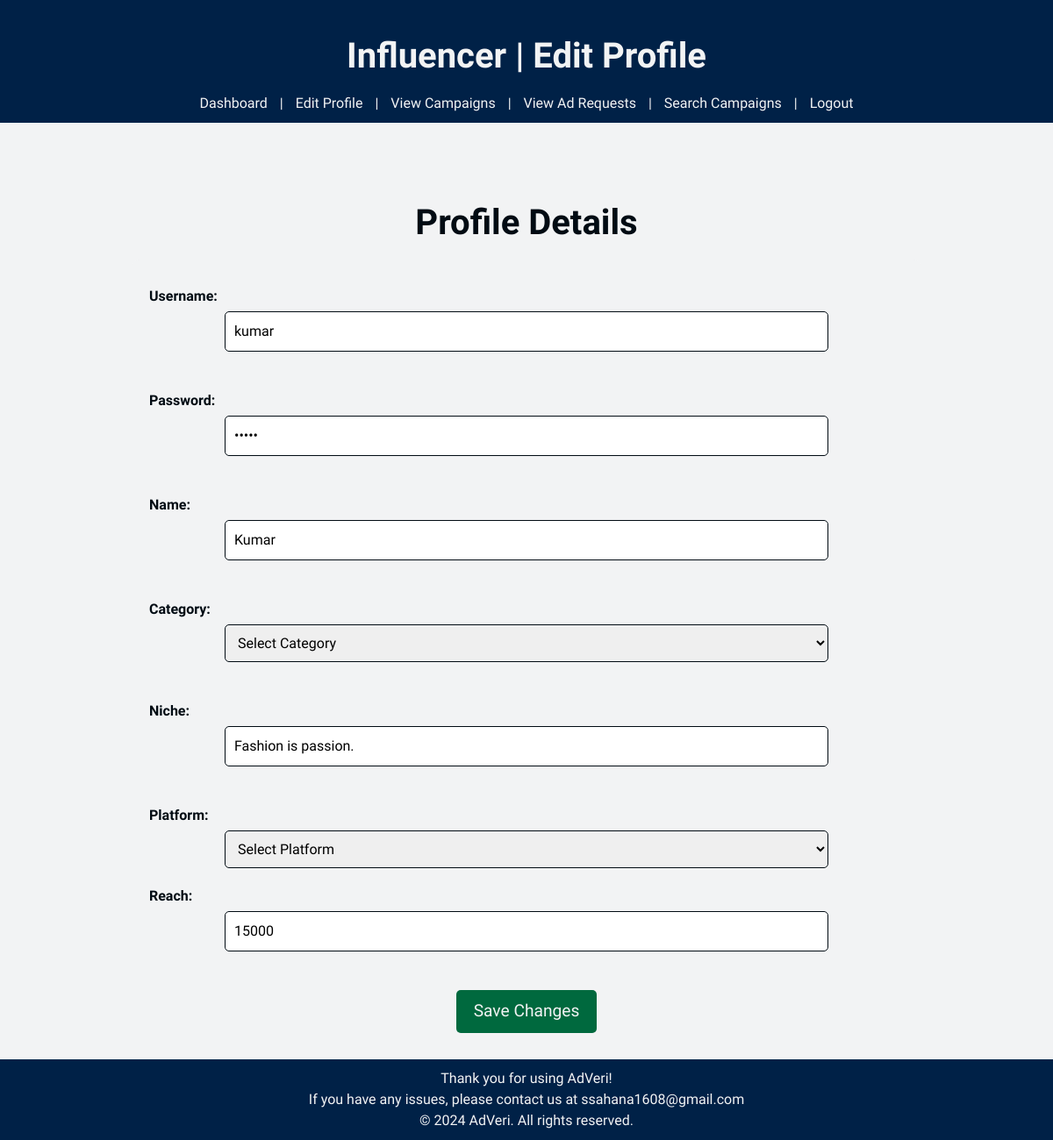
The app's page /influencer/edit_profile (signed in) with its own data.
### models.py (models this page shows)
class Users(db.Model):
    __tablename__ = 'users'
    id = db.Column(db.Integer, primary_key=True, autoincrement=True)
    username = db.Column(db.String(16), unique=True, nullable=False)
    password = db.Column(db.String(16), nullable=False)
    role = db.Column(db.String, nullable=False)
    sponsor = db.relationship('Sponsor', backref='user', lazy=True, cascade="all, delete-orphan")
    influencer = db.relationship('Influencer', backref='user', lazy=True, cascade="all, delete-orphan")
    flagged = db.relationship('Flagged', backref='user', lazy=True, cascade="all, delete-orphan")

class Influencer(db.Model):
    __tablename__ = 'influencers'
    id = db.Column(db.Integer, primary_key=True, autoincrement=True)
    user_id = db.Column(db.Integer, db.ForeignKey('users.id'), nullable=False)
    name = db.Column(db.String(120), unique = True, nullable=False)
    category = db.Column(db.String(120), nullable=False)
    niche = db.Column(db.String(120), nullable=False)
    reach = db.Column(db.Integer, nullable=False)
    platform = db.Column(db.String, nullable=False)
    earnings = db.Column(db.Float, default = 0, nullable = False)
    ad_requests = db.relationship('AdRequest', backref='influencer', lazy=True, cascade="all, delete-orphan")

### app.py (the view, shortened to what this page needs)
@app.route('/influencer/edit_profile', methods = ['GET', 'POST'])
def influencer_edit_profile():
    if 'user_id' not in session or session['role'] != 'Influencer':
        flash('Please log in as influencer to access this page.', 'error')
        return redirect(url_for('login'))
    user = Users.query.get(session['user_id'])
    if not user:
        flash('User not found', 'error')
        return redirect(url_for('login'))
    influencer = Influencer.query.filter_by(user_id = user.id).first()
    if not influencer:
        flash('Influencer details not found', 'error')
        return redirect(url_for('login'))
    return render_template('influencer/edit_profile.html',
                           user = user,
                           influencer = influencer)

### templates/influencer/edit_profile.html (shortened to what this page needs)
<!DOCTYPE html>
<html lang="en">
    <header>
        <link href="https://cdn.jsdelivr.net/npm/bootstrap@5.0.2/dist/css/bootstrap.min.css" rel="stylesheet">
        <link rel="stylesheet" href="{{ url_for('static', filename='styles.css') }}">
    </header>
    <body>
        <header>
            <h1>Influencer | Edit Profile</h1>
            <a href="{{ url_for('influencer_dashboard') }}">Dashboard</a> |
            <a href="{{ url_for('influencer_edit_profile') }}">Edit Profile</a> |
            <a href="{{ url_for('influencer_view_campaigns')}}">View Campaigns</a> |
            <a href="{{ url_for('influencer_manage_ad_requests') }}">View Ad Requests</a> |
            <a href="{{ url_for('influencer_search_campaigns') }}">Search Campaigns</a> |
            <a href="{{ url_for('logout') }}">Logout</a>
        </header>
        <div class="container"></div>
            <h1>Profile Details</h1>
            <form action="{{ url_for('influencer_edit_profile') }}" method="post">
                <label for="username">Username:</label>
                <input type="text" id="username" name ="username" value="{{ user.username }}"  readonly>
                <br>
                <label for="password">Password:</label>
                <input type="password" id="password" name="password" value="{{ user.password }}" required>
                <br>
                <label for="name">Name:</label>
                <input type="text" id="name" name="name" value="{{ influencer.name }}" required>
                <br>
                <label for="industry">Category:</label>
                <select name="category" value="{{ influencer.category }}" required>
                    <option selected>Select Category</option>
                </select>
                <br>
                <label for="category">Niche:</label>
                <input type="text" id="niche" name="niche" value="{{ influencer.niche }}" required>
                <br>
                <label for="platform">Platform:</label>
                <select name="platform" value="{{ influencer.platform }}" required>
                    <option value="">Select Platform</option>
                </select>
                <label for="reach">Reach:</label>
                <input type="number" id="reach" name="reach" value="{{ influencer.reach }}" required>
                <br>
                <button class = "btn btn-save">Save Changes</button>
            </form>
        <footer>
            Thank you for using AdVeri! <br>
            If you have any issues, please contact us at ssahana1608@gmail.com <br>
            &copy; 2024 AdVeri. All rights reserved.
        </footer>
    </body>
</html>

### static/styles.css (style rules this page uses)
:root { --rich-black: #010b13ff; --oxford-blue: #002147ff; --rusty-red: #da2c43ff; --antiflash-white: #f2f3f4ff; --ut-orange: #ff8200ff; --dartmouth-green: #00693eff; }
body { font-family: 'Work Sans', sans-serif; color: var(--rich-black); background-color: var(--antiflash-white); align-items: center; margin: 0; padding: 0; text-align: center; display: flex; flex-direction: column; justify-content: center; }
h1, h2, h3 { text-align: center; padding: 10px; font-weight: bold; }
header { font-family: 'Eagle Lake', cursive; background-color: var(--oxford-blue); color: var(--antiflash-white); text-align: center; margin: 0; font-size: 1rem; top: 0; width: 100%; text-align: center; left: 0; padding: 10px; }
footer { color: var(--antiflash-white); font-family: 'Eagle Lake', sans-serif; background-color: var(--oxford-blue); text-align: center; margin: 0; font-size: 1rem; bottom: 0; width: 100%; text-align: center; left: 0; z-index: 999; padding: 10px; }
a { background-color: var(--oxford-blue); color: var(--antiflash-white); text-decoration: none; padding: 5px 10px; }
.container { width: 100%; display: flex; flex-direction: column; align-items: center; padding: 20px; margin: 20px; }
.btn { display: inline-block; font-family: 'Work Sans', sans-serif; padding: 10px 20px; margin: 10px; color: var(--antiflash-white); text-decoration: none; font-size: 1.2em; border-radius: 5px; border: none; cursor: pointer; }
.btn-save { background-color: var(--dartmouth-green); }
label { font-weight: bold; }
input, select { padding: 10px; margin-bottom: 10px; border-radius: 5px; width: 300px; }
form { background-color: var(--antiflash-white); color: var(--rich-black); padding: 20px; border-radius: 10px; width: 75%; display: flex; flex-direction: column; align-items: center; }
form label { display: block; margin-top: 10px; width: 100%; text-align: left; }
form input, form textarea, form select { width: 80%; padding: 10px; margin-top: 5px; margin-bottom: 10px; border: 1px solid var(--rich-black); border-radius: 5px; }
form button { color: var(--antiflash-white); padding: 10px 20px; border: none; border-radius: 5px; cursor: pointer; }

### records on screen
Users: username "kumar"
Influencer: name "Kumar", category "Select Category", niche "Fashion is passion.", reach "15000"
